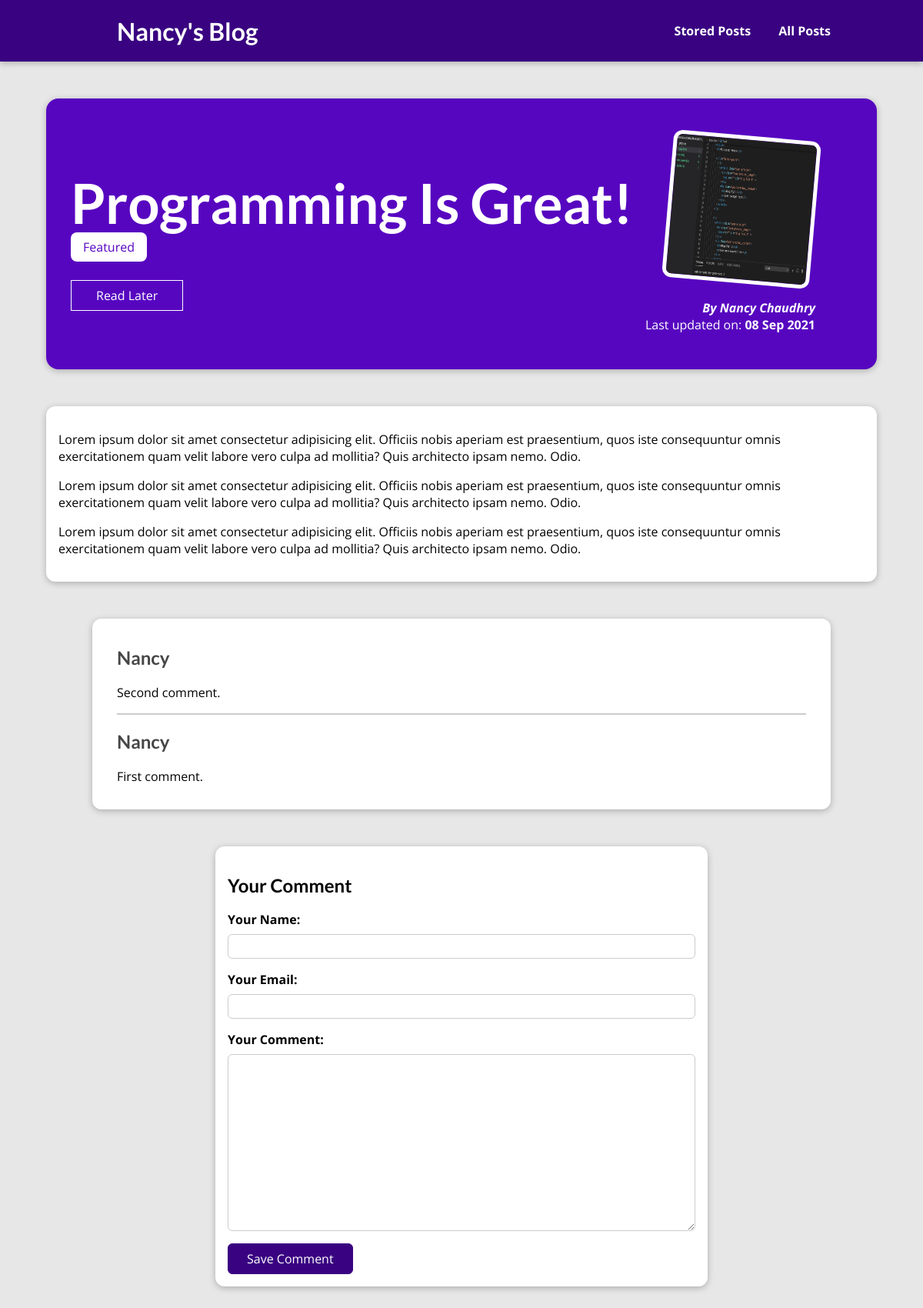
Page /posts/programming-is-fun/ on the committed database.
### blog/models.py (models this page shows, shortened)
class Post(models.Model):
    title = models.CharField(max_length=150)
    excerpt = models.CharField(max_length=200)
    image = models.ImageField(upload_to="posts", null=True)
    date = models.DateField(auto_now=True)
    slug = models.SlugField(unique=True, db_index=True)
    content = models.TextField(validators=[MinLengthValidator(10)])
    author = models.ForeignKey(
        Author, on_delete=models.SET_NULL, null=True, related_name="posts")
    tags = models.ManyToManyField(Tag)

class Tag(models.Model):
    caption = models.CharField(max_length=20)

class Author(models.Model):
    first_name = models.CharField(max_length=100)
    last_name = models.CharField(max_length=100)
    email_address = models.EmailField()
    def full_name(self):
        return f"{self.first_name} {self.last_name}"
    def __str__(self):
        return self.full_name()

class Comment(models.Model):
    user_name = models.CharField(max_length=120)
    user_email = models.EmailField()
    text = models.TextField(max_length=400)
    post = models.ForeignKey(
        Post, on_delete=models.CASCADE, related_name="comments")

### blog/views.py (the view, shortened to what this page needs)
# urls.py: path("posts/<slug:slug>/", views.SinglePostView.as_view(), name='post-detail-page'),
class SinglePostView(View):
    def is_stored_post(self, request, post_id):
        stored_posts = request.session.get("stored_posts")
        if stored_posts is not None:
            is_saved_for_later = post_id in stored_posts
        else:
            is_saved_for_later = False
        return is_saved_for_later
    def get(self, request, slug):
        post = Post.objects.get(slug=slug)
        context = {
            "post": post,
            "post_tags": post.tags.all(),
            "comment_form": CommentForm(),
            "comments": post.comments.all().order_by("-id"),
            "saved_for_later": self.is_stored_post(request, post.id)
        }
        return render(request, "blog/post-detail.html", context)

### blog/forms.py
class CommentForm(forms.ModelForm):
    class Meta:
        model = Comment
        exclude = ["post"]
        labels = {
            "user_name": "Your Name",
            "user_email": "Your Email",
            "text": "Your Comment"
        }

### blog/templates/blog/post-detail.html (shortened to what this page needs)
{% extends 'base.html' %}
{% load static %}
{% block css_files %}
<link rel="stylesheet" href="{% static 'blog/post-detail.css' %}">
{% endblock %}
{% block content %}
<section id="summary">
    <h2>{{ post.title }}</h2>
    <div>
        {% for tag in post_tags %}
        <span class="tag">{{ tag.caption }}</span>
        {% endfor %}
    </div>
    <div id="read-later">
        <form action="{% url 'read-later' %}" method="POST">
            <button>
                {% if saved_for_later %}
                    Remove from "Read Later" List
                {% else %}
                    Read Later
                {% endif %}
            </button>
        </form>
    </div>
    <article>
        <img src="{{ post.image.url }}" alt="{{ post.title }}">
        <address>By <a href="mailto:{{ post.author.email_address }}">{{ post.author }}</a></address>
        <div>
            Last updated on: <time>{{ post.date|date:'d M Y' }}</time>
        </div>
    </article>
</section>
<main>
    {{ post.content|linebreaks }}
</main>
<section id="comments">
    <ul>
        {% for comment in comments %}
        <li>
            <h2>{{ comment.user_name }}</h2>
            <p>{{ comment.text|linebreaks }}</p>
        </li>
        {% endfor %}
    </ul>
</section>
<section id="comment-form">
    <h2>Your Comment</h2>
    <form action="{% url 'post-detail-page' post.slug %}" method="POST">
        {% for form_field in comment_form %}
        <div class="form-control {% if form_field.errors %}invalid {% endif %}">
            {{ form_field.label_tag }}
            {{ form_field }}
        </div>
        {% endfor %}
        <button>Save Comment</button>
    </form>
</section>
{% endblock %}

### templates/base.html (shortened to what this page needs)
{% load static %}
<!DOCTYPE html>
<html lang="en">
<head>
    <link rel="stylesheet" href="{% static 'app.css' %}">
    {% block css_files %}
    {% endblock %}
</head>
<body>
    <header id="main-navigation">
        <h1><a href="{% url 'starting-page' %}">Nancy's Blog</a></h1>
        <nav>
            <a href="{% url 'read-later' %}">Stored Posts</a>
            <a href="{% url 'posts-page' %}">All Posts</a>
        </nav>
      </header>
    {% block content %} {% endblock %}
</body>
</html>

### static/app.css (style rules this page uses)
* { box-sizing: border-box; }
html { font-family: 'Open Sans', 'Lato', sans-serif; }
body { margin: 0; }
h1, h2, h3 { font-family: 'Lato', sans-serif; font-weight: bold; }
#main-navigation { width: 100%; height: 5rem; display: flex; justify-content: space-between; align-items: center; padding: 0 10%; position: absolute; top: 0; left: 0; background-color: #390281; box-shadow: 0 2px 8px rgba(0, 0, 0, 0.25); }
#main-navigation a { text-decoration: none; color: white; font-weight: bold; margin-left: 2rem; }

### blog/static/blog/post-detail.css (style rules this page uses)
body { background-color: #e7e7e7; }
#main-navigation { background-color: #390281; box-shadow: 0 2px 8px rgba(0, 0, 0, 0.25); }
#summary { margin: 8rem auto 3rem auto; padding: 2rem; width: 90%; max-width: 90rem; border-radius: 16px; background-color: #5706c0; position: relative; box-shadow: 0 2px 8px rgba(0, 0, 0, 0.25); height: 22rem; }
#summary h2 { color: white; font-size: 4.5rem; margin-bottom: 0.25rem; }
#summary article { position: absolute; top: 2rem; right: 3rem; padding: 1rem 2rem; border-radius: 12px; text-align: right; color: white; }
#summary article img { width: 12rem; height: 12rem; border-radius: 12px; transform: rotateZ(5deg); border: 5px solid white; margin-bottom: 1rem; }
#summary address { font-weight: bold; }
#summary a { color: white; text-decoration: none; }
#summary time { font-weight: bold; }
#comment-form { margin: 3rem auto; width: 90%; max-width: 40rem; border-radius: 12px; background-color: white; box-shadow: 0 2px 8px rgba(0, 0, 0, 0.25); padding: 1rem; }
#comment-form button { font: inherit; background-color: #390281; color: white; border: 1px solid #390281; padding: 0.5rem 1.5rem; border-radius: 6px; }
#comments { margin: 3rem auto; width: 90%; max-width: 60rem; border-radius: 12px; background-color: white; box-shadow: 0 2px 8px rgba(0, 0, 0, 0.25); padding: 1rem 2rem; }
#comments ul { list-style: none; margin: 0; padding: 0; }
#comments li { margin-bottom: 1rem; border-bottom: 2px solid #ccc; }
#comments li:last-of-type { border-bottom: none; }
#comments h2 { color: #464646; }
#read-later { margin: 2rem 0; }
#read-later button { background-color: transparent; border: 1px solid white; padding: 0.5rem 2rem; font: inherit; color: white; cursor: pointer; }
main { width: 90%; max-width: 90rem; margin: 3rem auto; background-color: white; padding: 1rem; border-radius: 12px; box-shadow: 0 2px 8px rgba(0, 0, 0, 0.25); }
.tag { background-color: white; color: #5706c0; padding: .5rem 1rem; border-radius: 8px; }
.form-control { margin-bottom: 1rem; }
.form-control label { font-weight: bold; margin-bottom: .5rem; display: block; }
.form-control input, .form-control textarea { display: block; width: 100%; font: inherit; padding: 0.25rem; border-radius: 6px; border: 1px solid #ccc; }

### rows in the picture
Post: title "Programming Is Great!", image (picture), author "Nancy Chaudhry", date "08 Sep 2021", content "Lorem ipsum dolor sit amet consectetur adipisicing elit. Officiis nobis aperiam est praesentium, quos iste consequuntur omnis exercitationem quam velit labore vero culpa ad mollitia? Quis architecto ipsam nemo. Odio. Lorem ipsum dolor sit amet consectetur adipisicing elit. Officiis nobis aperiam est praesentium, quos iste consequuntur omnis exercitationem quam velit labore vero culpa ad mollitia? Quis architecto ipsam nemo. Odio. Lorem ipsum dolor sit amet consectetur adipisicing elit. Officiis nobis aperiam est praesentium, quos iste consequuntur omnis exercitationem quam velit labore vero culpa ad mollitia? Quis architecto ipsam nemo. Odio."
Tag: caption "Featured"
Comment: user_name "Nancy", text "Second comment."
Comment: user_name "Nancy", text "First comment."
